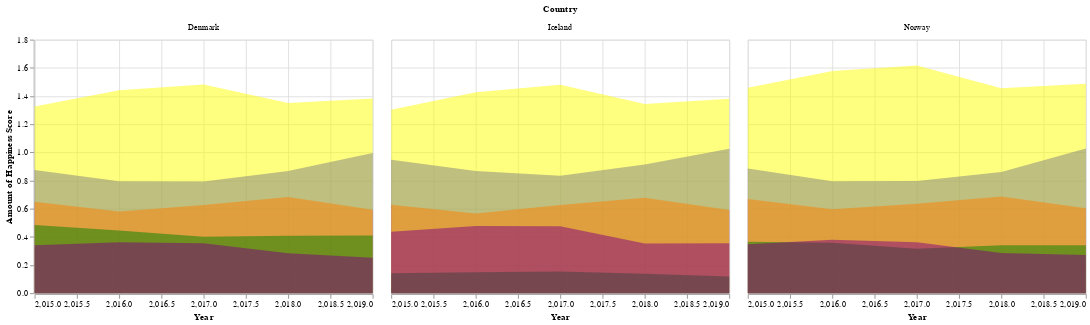

Write notebook code for a chart like this one.
### Markdown cell above
Interesting! Over the past 5 years, the happiest self-ranked countries were  Canada, Denmark, Finaland, Iceland, the Netherlands, Norway and Switzerland! Denmark, Iceland and Norway appear in the top 5 ranking for every year. Lets investigate what contributes the most to their happiness score.

### Code cell
base=(alt.Chart(happiest_c_2015_2_2).mark_area(opacity=0.3).encode(
     alt.X('Year'), alt.Y(title=None)
    ))


chart2= alt.layer(
    base.mark_area(color='blue',opacity=0.5).encode(y=alt.Y('Health (Life Expectancy)', title="Amount of Happiness Score")),
    base.mark_area(color='red',opacity=0.5).encode(y='Freedom'),
    base.mark_area(color='yellow',opacity=0.5).encode(y='Economy (GDP per Capita)'),
    base.mark_area(color='green',opacity=0.5).encode(y='Trust (Government Corruption)'),
    base.mark_area(color='purple',opacity=0.5).encode(y='Generosity')
).facet(
    facet='Country')

chart2

### Figure 1 — Vega-Lite specification as saved in the notebook (floating-point values rounded to 4 significant figures)
{"config": {"view": {"continuousWidth": 400, "continuousHeight": 300}}, "data": {"name": "data-7f2a0626a4cc8007caf8a15173afbf2c"}, "facet": {"type": "nominal", "field": "Country"}, "spec": {"layer": [{"mark": {"type": "area", "color": "blue", "opacity": 0.5}, "encoding": {"x": {"type": "quantitative", "field": "Year"}, "y": {"type": "quantitative", "field": "Health (Life Expectancy)", "title": "Amount of Happiness Score"}}}, {"mark": {"type": "area", "color": "red", "opacity": 0.5}, "encoding": {"x": {"type": "quantitative", "field": "Year"}, "y": {"type": "quantitative", "field": "Freedom"}}}, {"mark": {"type": "area", "color": "yellow", "opacity": 0.5}, "encoding": {"x": {"type": "quantitative", "field": "Year"}, "y": {"type": "quantitative", "field": "Economy (GDP per Capita)"}}}, {"mark": {"type": "area", "color": "green", "opacity": 0.5}, "encoding": {"x": {"type": "quantitative", "field": "Year"}, "y": {"type": "quantitative", "field": "Trust (Government Corruption)"}}}, {"mark": {"type": "area", "color": "purple", "opacity": 0.5}, "encoding": {"x": {"type": "quantitative", "field": "Year"}, "y": {"type": "quantitative", "field": "Generosity"}}}]}, "$schema": "https://vega.github.io/schema/vega-lite/v4.8.1.json", "datasets": {"data-7f2a0626a4cc8007caf8a15173afbf2c": [{"Country": "Iceland", "Happiness Rank": 2.0, "Happiness Score": 7.561, "Economy (GDP per Capita)": 1.302, "Family": 1.402, "Health (Life Expectancy)": 0.9478, "Freedom": 0.6288, "Trust (Government Corruption)": 0.1414, "Generosity": 0.4363, "Dystopia Residual": 2.702, "Year": 2015, "Social support": null}, {"Country": "Denmark", "Happiness Rank": 3.0, "Happiness Score": 7.527, "Economy (GDP per Capita)": 1.325, "Family": 1.361, "Health (Life Expectancy)": 0.8746, "Freedom": 0.6494, "Trust (Government Corruption)": 0.4836, "Generosity": 0.3414, "Dystopia Residual": 2.492, "Year": 2015, "Social support": null}, {"Country": "Norway", "Happiness Rank": 4.0, "Happiness Score": 7.522, "Economy (GDP per Capita)": 1.459, "Family": 1.331, "Health (Life Expectancy)": 0.8852, "Freedom": 0.6697, "Trust (Government Corruption)": 0.365, "Generosity": 0.347, "Dystopia Residual": 2.465, "Year": 2015, "Social support": null}, {"Country": "Denmark", "Happiness Rank": 1.0, "Happiness Score": 7.526, "Economy (GDP per Capita)": 1.442, "Family": 1.164, "Health (Life Expectancy)": 0.795, "Freedom": 0.5794, "Trust (Government Corruption)": 0.4445, "Generosity": 0.3617, "Dystopia Residual": 2.739, "Year": 2016, "Social support": null}, {"Country": "Iceland", "Happiness Rank": 3.0, "Happiness Score": 7.501, "Economy (GDP per Capita)": 1.427, "Family": 1.183, "Health (Life Expectancy)": 0.8673, "Freedom": 0.5662, "Trust (Government Corruption)": 0.1497, "Generosity": 0.4768, "Dystopia Residual": 2.831, "Year": 2016, "Social support": null}, {"Country": "Norway", "Happiness Rank": 4.0, "Happiness Score": 7.498, "Economy (GDP per Capita)": 1.577, "Family": 1.127, "Health (Life Expectancy)": 0.7958, "Freedom": 0.5961, "Trust (Government Corruption)": 0.3578, "Generosity": 0.379, "Dystopia Residual": 2.665, "Year": 2016, "Social support": null}, {"Country": "Norway", "Happiness Rank": 1.0, "Happiness Score": 7.537, "Economy (GDP per Capita)": 1.616, "Family": 1.534, "Health (Life Expectancy)": 0.7967, "Freedom": 0.6354, "Trust (Government Corruption)": 0.316, "Generosity": 0.362, "Dystopia Residual": 2.277, "Year": 2017, "Social support": null}, {"Country": "Denmark", "Happiness Rank": 2.0, "Happiness Score": 7.522, "Economy (GDP per Capita)": 1.482, "Family": 1.551, "Health (Life Expectancy)": 0.7926, "Freedom": 0.626, "Trust (Government Corruption)": 0.4008, "Generosity": 0.3553, "Dystopia Residual": 2.314, "Year": 2017, "Social support": null}, {"Country": "Iceland", "Happiness Rank": 3.0, "Happiness Score": 7.504, "Economy (GDP per Capita)": 1.481, "Family": 1.611, "Health (Life Expectancy)": 0.8336, "Freedom": 0.6272, "Trust (Government Corruption)": 0.1535, "Generosity": 0.4755, "Dystopia Residual": 2.323, "Year": 2017, "Social support": null}, {"Country": "Norway", "Happiness Rank": 2.0, "Happiness Score": 7.594, "Economy (GDP per Capita)": 1.456, "Family": null, "Health (Life Expectancy)": 0.861, "Freedom": 0.686, "Trust (Government Corruption)": 0.34, "Generosity": 0.286, "Dystopia Residual": null, "Year": 2018, "Social support": null}, {"Country": "Denmark", "Happiness Rank": 3.0, "Happiness Score": 7.555, "Economy (GDP per Capita)": 1.351, "Family": null, "Health (Life Expectancy)": 0.868, "Freedom": 0.683, "Trust (Government Corruption)": 0.408, "Generosity": 0.284, "Dystopia Residual": null, "Year": 2018, "Social support": null}, {"Country": "Iceland", "Happiness Rank": 4.0, "Happiness Score": 7.495, "Economy (GDP per Capita)": 1.343, "Family": null, "Health (Life Expectancy)": 0.914, "Freedom": 0.677, "Trust (Government Corruption)": 0.138, "Generosity": 0.353, "Dystopia Residual": null, "Year": 2018, "Social support": null}, {"Country": "Denmark", "Happiness Rank": 2.0, "Happiness Score": 7.6, "Economy (GDP per Capita)": 1.383, "Family": null, "Health (Life Expectancy)": 0.996, "Freedom": 0.592, "Trust (Government Corruption)": 0.41, "Generosity": 0.252, "Dystopia Residual": null, "Year": 2019, "Social support": 1.573}, {"Country": "Norway", "Happiness Rank": 3.0, "Happiness Score": 7.554, "Economy (GDP per Capita)": 1.488, "Family": null, "Health (Life Expectancy)": 1.028, "Freedom": 0.603, "Trust (Government Corruption)": 0.341, "Generosity": 0.271, "Dystopia Residual": null, "Year": 2019, "Social support": 1.582}, {"Country": "Iceland", "Happiness Rank": 4.0, "Happiness Score": 7.494, "Economy (GDP per Capita)": 1.38, "Family": null, "Health (Life Expectancy)": 1.026, "Freedom": 0.591, "Trust (Government Corruption)": 0.118, "Generosity": 0.354, "Dystopia Residual": null, "Year": 2019, "Social support": 1.624}]}}
